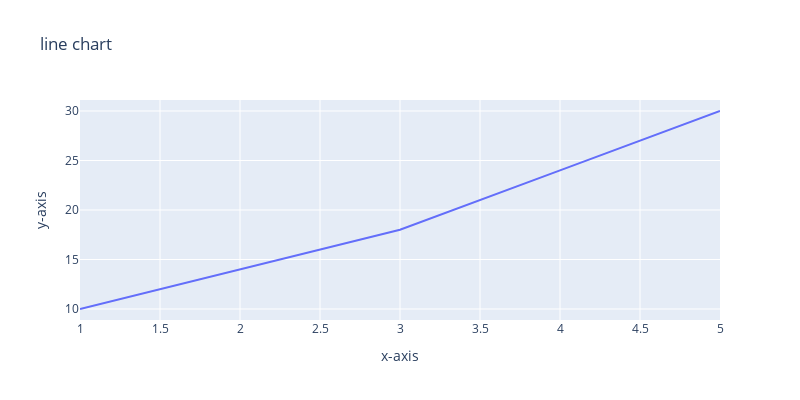

Notebook code for this chart:
### Code cell
x = [1,2,3,4,5]
y = [10,14,18,24,30]
fig = px.line(x=x,y=y,title='line chart', labels={'x':'x-axis','y': 'y-axis'},
        width=800,height = 400)
fig.show()

### Figure 1 — Plotly figure (JSON) as saved in the notebook; plotly's stock layout.template omitted (floating-point values rounded to 4 significant figures)
{"data": [{"hovertemplate": "x-axis=%{x}<br>y-axis=%{y}<extra></extra>", "legendgroup": "", "line": {"color": "#636efa", "dash": "solid"}, "marker": {"symbol": "circle"}, "mode": "lines", "name": "", "orientation": "v", "showlegend": false, "type": "scatter", "x": [1, 2, 3, 4, 5], "xaxis": "x", "y": [10, 14, 18, 24, 30], "yaxis": "y"}], "layout": {"height": 400, "legend": {"tracegroupgap": 0}, "title": {"text": "line chart"}, "width": 800, "xaxis": {"anchor": "y", "domain": [0, 1], "title": {"text": "x-axis"}}, "yaxis": {"anchor": "x", "domain": [0, 1], "title": {"text": "y-axis"}}}}
